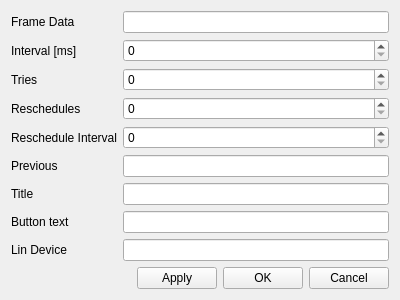
<?xml version="1.0" encoding="UTF-8"?>
<ui version="4.0">
 <class>SettingsDialog</class>
 <widget class="MdiChild" name="SettingsDialog">
  <property name="geometry">
   <rect>
    <x>0</x>
    <y>0</y>
    <width>400</width>
    <height>300</height>
   </rect>
  </property>
  <property name="windowTitle">
   <string>Form</string>
  </property>
  <layout class="QVBoxLayout" name="verticalLayout">
   <item>
    <layout class="QFormLayout" name="formLayout">
     <item row="0" column="0">
      <widget class="QLabel" name="label">
       <property name="text">
        <string>Frame Data</string>
       </property>
      </widget>
     </item>
     <item row="0" column="1">
      <widget class="QLineEdit" name="frameData"/>
     </item>
     <item row="1" column="0">
      <widget class="QLabel" name="label_2">
       <property name="text">
        <string>Interval [ms]</string>
       </property>
      </widget>
     </item>
     <item row="1" column="1">
      <widget class="QSpinBox" name="interval">
       <property name="maximum">
        <number>500</number>
       </property>
      </widget>
     </item>
     <item row="4" column="0">
      <widget class="QLabel" name="label_3">
       <property name="text">
        <string>Tries</string>
       </property>
      </widget>
     </item>
     <item row="4" column="1">
      <widget class="QSpinBox" name="tries"/>
     </item>
     <item row="9" column="0">
      <widget class="QLabel" name="label_4">
       <property name="text">
        <string>Title</string>
       </property>
      </widget>
     </item>
     <item row="9" column="1">
      <widget class="QLineEdit" name="title"/>
     </item>
     <item row="10" column="0">
      <widget class="QLabel" name="label_5">
       <property name="text">
        <string>Button text</string>
       </property>
      </widget>
     </item>
     <item row="10" column="1">
      <widget class="QLineEdit" name="buttonTextEdit"/>
     </item>
     <item row="8" column="0">
      <widget class="QLabel" name="label_6">
       <property name="text">
        <string>Previous</string>
       </property>
      </widget>
     </item>
     <item row="8" column="1">
      <widget class="QLineEdit" name="previousEdit"/>
     </item>
     <item row="11" column="0">
      <widget class="QLabel" name="label_7">
       <property name="text">
        <string>Lin Device</string>
       </property>
      </widget>
     </item>
     <item row="11" column="1">
      <widget class="QLineEdit" name="linEdit"/>
     </item>
     <item row="6" column="0">
      <widget class="QLabel" name="label_8">
       <property name="text">
        <string>Reschedules</string>
       </property>
      </widget>
     </item>
     <item row="7" column="0">
      <widget class="QLabel" name="label_9">
       <property name="text">
        <string>Reschedule Interval</string>
       </property>
      </widget>
     </item>
     <item row="6" column="1">
      <widget class="QSpinBox" name="reschedulesEdit">
       <property name="maximum">
        <number>10</number>
       </property>
      </widget>
     </item>
     <item row="7" column="1">
      <widget class="QSpinBox" name="rescheduleIntervalEdit">
       <property name="maximum">
        <number>500</number>
       </property>
      </widget>
     </item>
    </layout>
   </item>
   <item>
    <spacer name="verticalSpacer">
     <property name="orientation">
      <enum>Qt::Orientation::Vertical</enum>
     </property>
     <property name="sizeHint" stdset="0">
      <size>
       <width>20</width>
       <height>40</height>
      </size>
     </property>
    </spacer>
   </item>
   <item>
    <layout class="QHBoxLayout" name="horizontalLayout">
     <item>
      <spacer name="horizontalSpacer">
       <property name="orientation">
        <enum>Qt::Orientation::Horizontal</enum>
       </property>
       <property name="sizeHint" stdset="0">
        <size>
         <width>40</width>
         <height>20</height>
        </size>
       </property>
      </spacer>
     </item>
     <item>
      <widget class="QPushButton" name="applyButton">
       <property name="text">
        <string>Apply</string>
       </property>
      </widget>
     </item>
     <item>
      <widget class="QPushButton" name="okButton">
       <property name="text">
        <string>OK</string>
       </property>
      </widget>
     </item>
     <item>
      <widget class="QPushButton" name="cancelButton">
       <property name="text">
        <string>Cancel</string>
       </property>
      </widget>
     </item>
    </layout>
   </item>
  </layout>
 </widget>
 <customwidgets>
  <customwidget>
   <class>MdiChild</class>
   <extends>QWidget</extends>
   <header>../api/api.h</header>
   <container>1</container>
  </customwidget>
 </customwidgets>
 <resources/>
 <connections/>
</ui>
